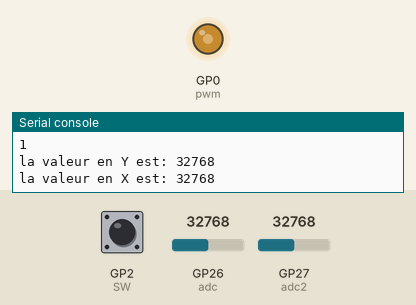
Bench run of a program on a simulated Raspberry Pi Pico running MicroPython. Shown: output pins drawn as LEDs (lit = HIGH), the last lines printed to the serial console. Inputs (shaded band) come from the test bench; at power-on: GP26 (adc) = 32768, GP2 (SW) HIGH, GP27 (adc2) = 32768 (analog values on the 0–65535 scale).

Above: at 1.2 s.
1.3 s: GP26 (adc) set to 45874
At 2.5 s:
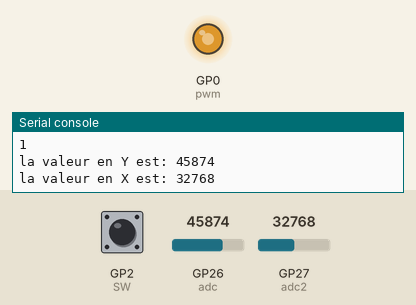
2.9 s: GP26 (adc) set to 57670
At 4.0 s:
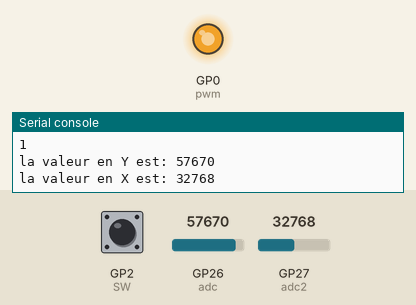
4.5 s: GP26 (adc) set to 7864
At 5.5 s:
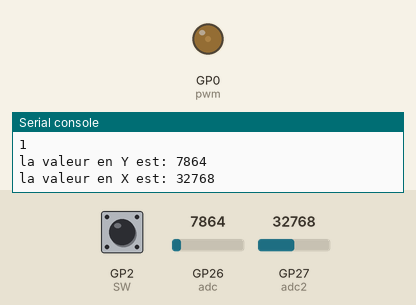
6.1 s: GP26 (adc) set to 0
At 6.9 s:
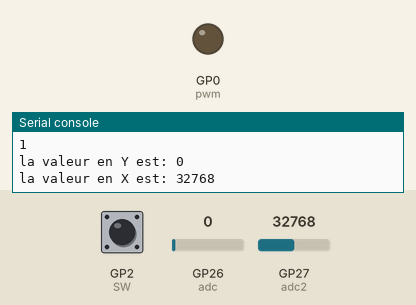
Timing chart, 0 to 8.7 s (numbered marks = the images above; inputs shaded):
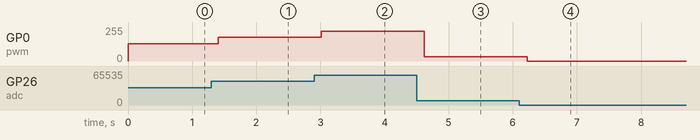

The program:

Joystick.py
```python
from machine import Pin,UART,PWM,ADC
import time

#Définition de nos variables
SW = Pin(2 , Pin.IN, Pin.PULL_UP)
adc = ADC(Pin(26))
adc2 = ADC(Pin(27))
pwm = PWM(Pin(0))
pwm.freq(2000)

#Boucle sans fin du programme
while True :
    print(SW.value())
    y_value = adc.read_u16()
    x_value = adc2.read_u16()
    print("la valeur en Y est:", y_value)
    print("la valeur en X est:", x_value)
    pwm.duty_u16(y_value)
    time.sleep_ms(200)
```

Measured:
- after the input at 1.3 s, GP0 (pwm): 128/255 → 178/255 after 0.11 s
- after the input at 2.9 s, GP0 (pwm): 178/255 → 224/255 after 0.11 s
- after the input at 4.5 s, GP0 (pwm): 224/255 → 31/255 after 0.12 s
- after the input at 6.1 s, GP0 (pwm): 31/255 → 0/255 after 0.13 s
